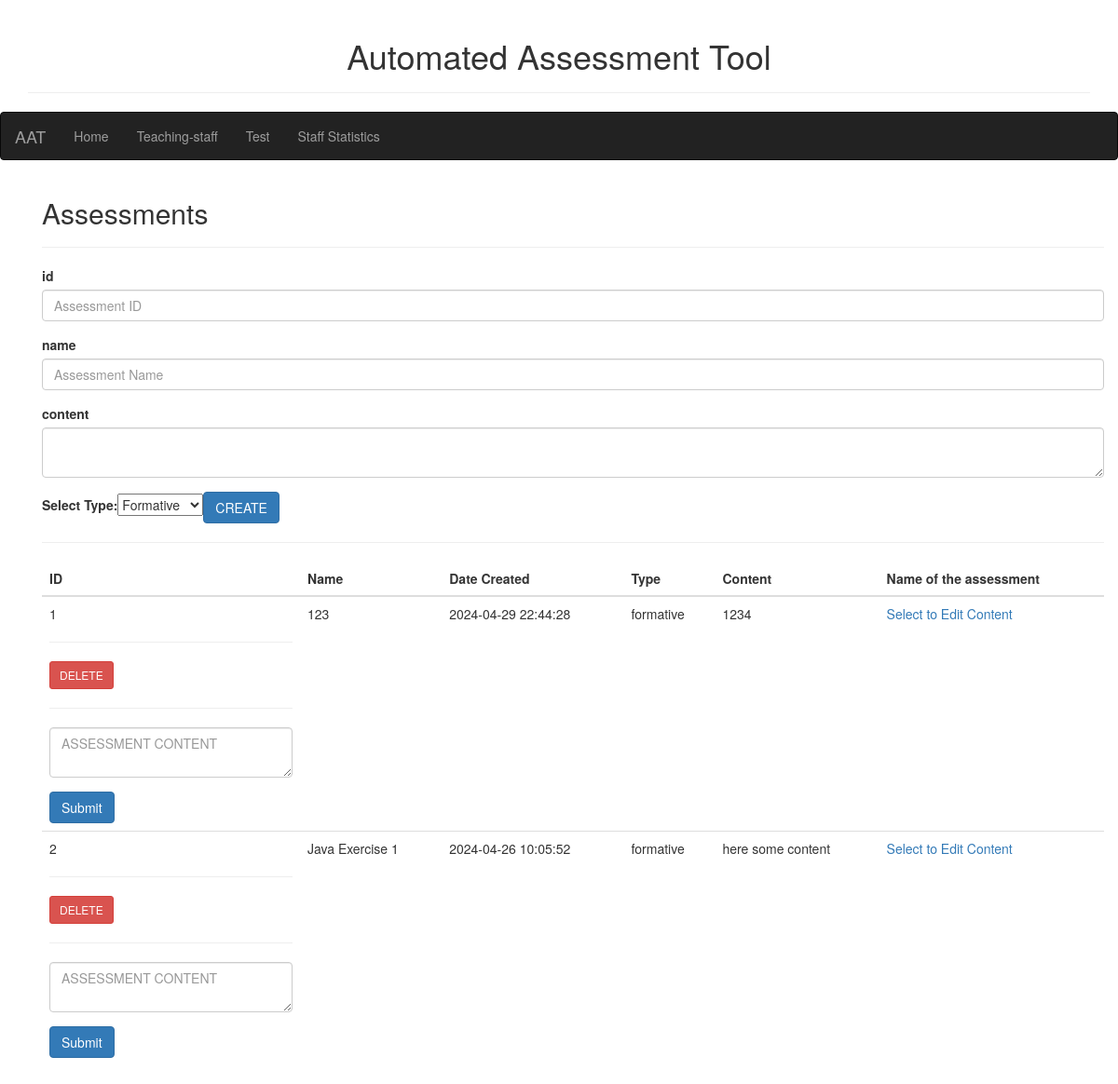
The page /Teaching-staff on the database its author committed.
### tables this page shows
CREATE TABLE Assessments(
    id INTEGER PRIMARY KEY AUTOINCREMENT,
    created TIMESTAMP NOT NULL DEFAULT CURRENT_TIMESTAMP,
    name TEXT BOT NULL,
    content TEXT BOT NULL,
    type TEXT CHECK (type IN ('formative', 'summative'))
);

### Server.py (the view)
@app.route("/Teaching-staff", methods=['GET',])
def Teachingstaff():
    if request.method == 'GET':
        conn = get_db_conn()
        assessments = conn.execute('Select * from Assessments').fetchall()
        return render_template('Teaching-staff.html', data=assessments)

### Server.py (called while the page is built)
def get_db_conn():
    conn = sqlite3.connect('AATData.db')
    conn.row_factory = sqlite3.Row
    return conn

### templates/Teaching-staff.html (shortened to what this page needs)
{%extends 'Home.html'%}
{%block mainBlock%}
<nav class="navbar navbar-inverse">
  <div class="container-fluid">
    <div class="navbar-header">
      <a class="navbar-brand" href="/Home">AAT</a>
    </div>
    <div class="collapse navbar-collapse" id="Navbar">
      <ul class="nav navbar-nav">
        <li><a href="/Home">Home</a></li>
        <li><a href="/Teaching-staff">Teaching-staff</a></li>
        <li><a href="{{ url_for('Student', username='Teacher') }}">Test</a></li>
        <li><a href="/Staff-Statistics">Staff Statistics</a></li>
      </ul>
    </div>
  </div>
</nav>
{%block staffBlock%}
<div class="container">    <div class="container">
  <h2> Assessments</h2>
  <table class="table table-hover">
    <thead>
      <tr>
        <th> ID</th>
        <th> Name</th>
        <th> Date Created</th>
        <th> Type</th>
        <th> Content</th>
        <th> Name of the assessment</th>
      </tr>
    </thead>
    <tbody>
              <hr>
              <form method="post" action="/Teaching-staff/new">
              <div class="form-group">
                  <label for="id">id</label>
                  <input type="text" name="id" placeholder="Assessment ID" class="form-control"
                  value="{{ request.form['id'] }}">
              </div>
                     <div class="form-group">
                  <label for="name">name</label>
                  <input type="text" name="name" placeholder="Assessment Name" class="form-control"
                  value="{{ request.form['name'] }}">
              </div>
                     <div class="form-group">
                  <label for="content">content</label>
                  <textarea name="content" placeholder="NAME OF ASSESSMENT" class="form-control">
                      {{ request.form['content'] }}</textarea>
              </div>
          <form method="post" action="/Teaching-staff/new">
          <label for="typeSelect">Select Type:</label>
          <select id="typeSelect" name="type">
              <option value="formative">Formative</option>
          </select>
                   <button type="submit" class="btn btn-primary">CREATE</button>
              </form>
  <hr>
       {% for assessments in data %}
        <tr >
          <td >
          {{ assessments['id'] }}
              <hr>
      <form action="{{ url_for('delete',get_id=assessments['id']) }}" method="POST">
      <input type="submit" value="DELETE" class="btn btn-danger btn-sm" onclick="return confirm('ARE YOU SURE?')">
      </form>
              <hr>
              <form method="post" action="{{ url_for('edit', get_id=assessments['id']) }}" >
      <div class="form-group">
          <textarea name="content" placeholder="ASSESSMENT CONTENT" class="form-control">{{ request.form['content']}}</textarea>
      </div>
      <button type="submit" class="btn btn-primary">Submit</button>
  </form>
          </td>
            <td> {{ assessments['name'] }}</td>
          <td> {{ assessments['created'] }}</td>
          <td> {{ assessments['type'] }}</td>
          <td> {{ assessments['content'] }}</td>
          <td> <a href="{{ url_for('StaffSpecificassessment', get_id=assessments['id']) }}">Select to Edit Content</a></td>
        </tr>
      {%endfor%}
    </tbody>
  </table>
  </div>
  </div>
{%endblock%}
{%endblock%}

### rows shown on the page
Assessments: id "1", name "123", created "2024-04-29 22:44:28", type "formative", content "1234"
Assessments: id "2", name "Java Exercise 1", created "2024-04-26 10:05:52", type "formative", content "here some content"
